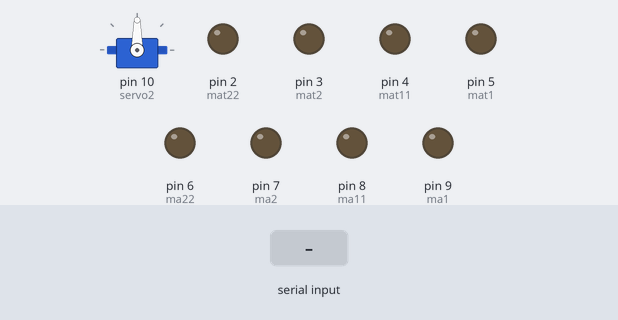
Bench run of a sketch on a simulated Arduino Uno, built with avr-gcc and run on an emulated ATmega328P. Shown: servo, output pins drawn as LEDs (lit = HIGH). The inputs (shaded band) are chosen by the test bench.

Above: at 1.2 s.
1.3 s: "A" received over Serial
At 2.3 s:
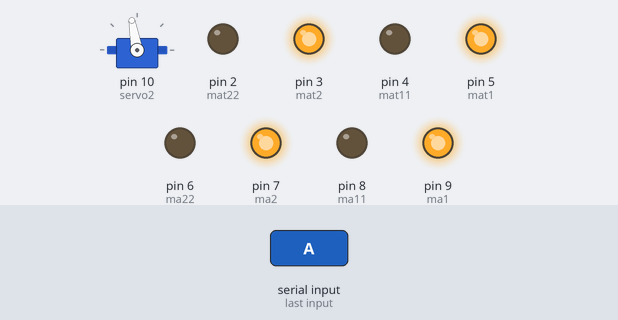
2.8 s: "D" received over Serial
At 3.5 s:
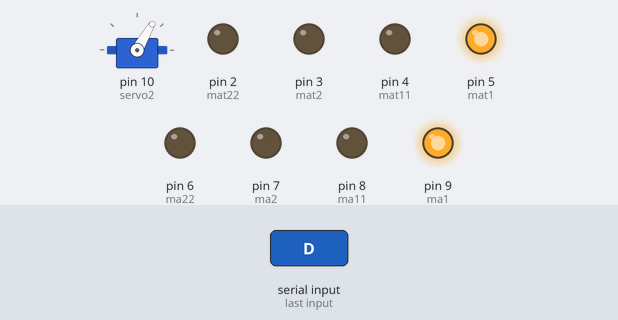
4.3 s: "E" received over Serial
At 4.6 s:
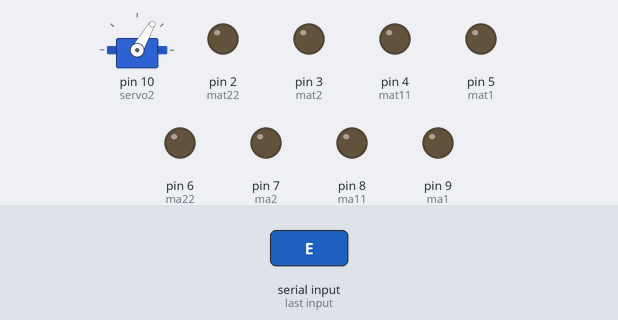
5.8 s: "C" received over Serial
At 7.0 s:
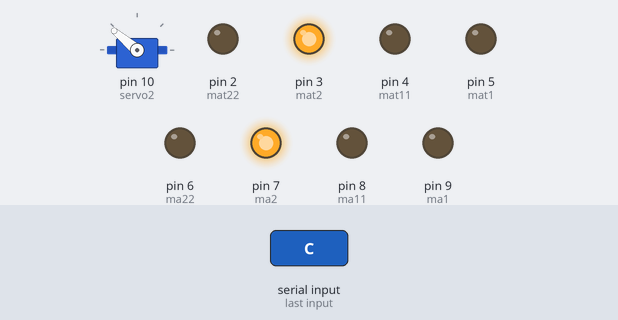
7.3 s: "B" received over Serial
At 8.1 s:
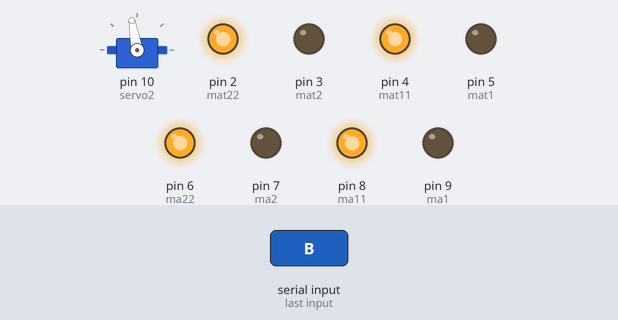
8.8 s: "E" received over Serial
At 9.2 s:
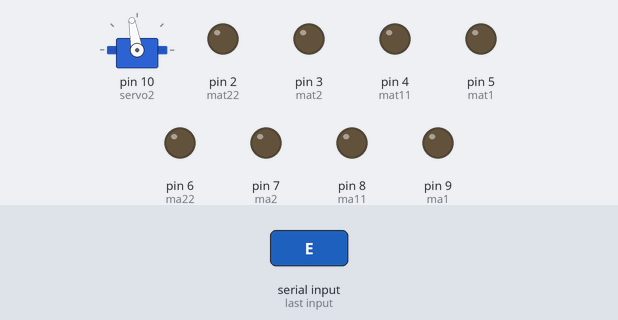
Timing chart, 0 to 11.3 s (numbered marks = the images above; inputs shaded):
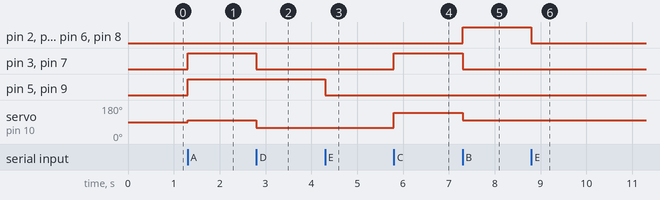

The sketch:

brazo.ino
```cpp
#include <Servo.h>
Servo servo2;
int ma1 = 9;
int ma11 = 8;
int ma2 = 7;
int ma22 = 6;
int mat1 = 5;
int mat11 = 4;
int mat2 = 3;
int mat22 = 2;
int vel= 255;

int estado = '0';
int estado2 = '0';

void setup()  {
  Serial.begin(9600);
  servo2.attach(10,600,1500);
  pinMode(ma1, OUTPUT);
  pinMode(ma11, OUTPUT);
  pinMode(ma2, OUTPUT);
  pinMode(ma22, OUTPUT);
  pinMode(mat1, OUTPUT);
  pinMode(mat11, OUTPUT);
  pinMode(mat2, OUTPUT);
  pinMode(mat22, OUTPUT);
}

void loop()  {

  if(Serial.available()>0){        // lee el bluetooth y almacena en estado
    estado = Serial.read();
  }
  if(estado=='A'){           // Boton desplazar al Frente
    servo2.write(100);
    analogWrite(ma11, 0);
    analogWrite(ma22, 0);
    analogWrite(mat11, 0);
    analogWrite(mat22, 0);
    analogWrite(ma1, vel);
    analogWrite(ma2, vel);
    analogWrite(mat1, vel);
    analogWrite(mat2, vel);

  }
  if(estado=='D'){          // Boton IZQ
    servo2.write(60);
    analogWrite(ma11, 0);
    analogWrite(ma22, 0);
    analogWrite(mat11, 0);
    analogWrite(mat22, 0);
    analogWrite(ma1, vel);
    analogWrite(ma2, 0);
    analogWrite(mat1, vel);
    analogWrite(mat2, 0);
  }
  if(estado=='E'){         // Boton Parar
    analogWrite(ma11, 0);
    analogWrite(ma22, 0);
    analogWrite(mat11, 0);
    analogWrite(mat22, 0);
    analogWrite(ma1, 0);
    analogWrite(ma2, 0);
    analogWrite(mat1, 0);
    analogWrite(mat2, 0);
  }
  if(estado=='C'){          // Boton DER
    servo2.write(140);
    analogWrite(ma11, 0);
    analogWrite(ma22, 0);
    analogWrite(mat11, 0);
    analogWrite(mat22, 0);
    analogWrite(ma1, 0);
    analogWrite(ma2, vel);
    analogWrite(mat1, 0);
    analogWrite(mat2, vel);
  }

  if(estado=='B'){          // Boton Reversa
    servo2.write(100);
    analogWrite(ma11, vel);
    analogWrite(ma22, vel);
    analogWrite(mat11, vel);
    analogWrite(mat22, vel);
    analogWrite(ma1, 0);
    analogWrite(ma2, 0);
    analogWrite(mat1, 0);
    analogWrite(mat2, 0);
  }
  }
```

Measured:
- after the input at 1.3 s, pin 3 (mat2), pin 5 (mat1), pin 7 (ma2), pin 9 (ma1): LOW → HIGH at once; servo on pin 10 (servo2): 90° → 100° at once
- after the input at 2.8 s, pin 3 (mat2), pin 7 (ma2): HIGH → LOW at once; servo on pin 10 (servo2): 100° → 60° at once
- after the input at 4.3 s, pin 5 (mat1), pin 9 (ma1): HIGH → LOW at once
- after the input at 5.8 s, pin 3 (mat2), pin 7 (ma2): LOW → HIGH at once; servo on pin 10 (servo2): 60° → 140° at once
- after the input at 7.3 s, pin 2 (mat22), pin 4 (mat11), pin 6 (ma22), pin 8 (ma11): LOW → HIGH at once; pin 3 (mat2), pin 7 (ma2): HIGH → LOW at once; servo on pin 10 (servo2): 140° → 100° at once
- after the input at 8.8 s, pin 2 (mat22), pin 4 (mat11), pin 6 (ma22), pin 8 (ma11): HIGH → LOW at once
